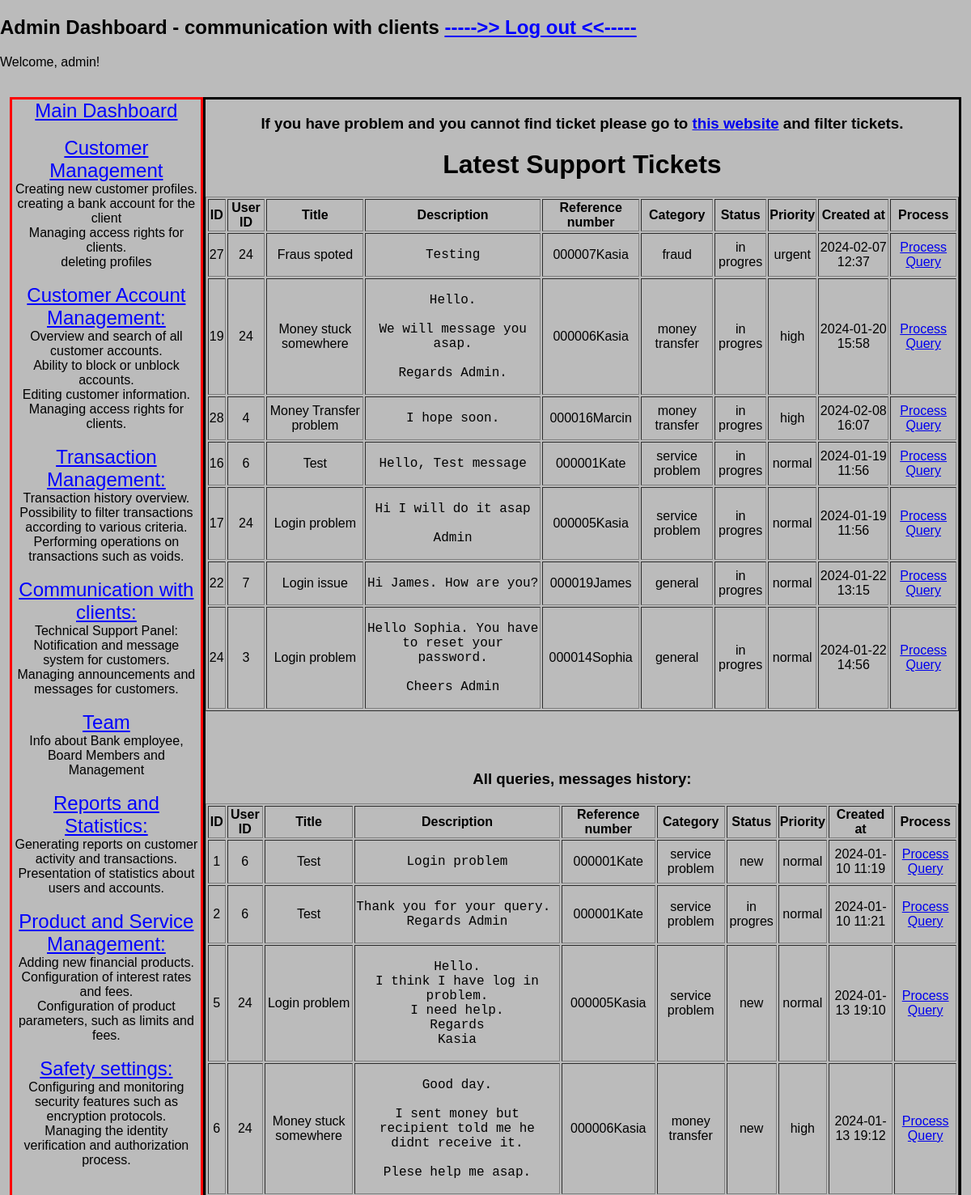
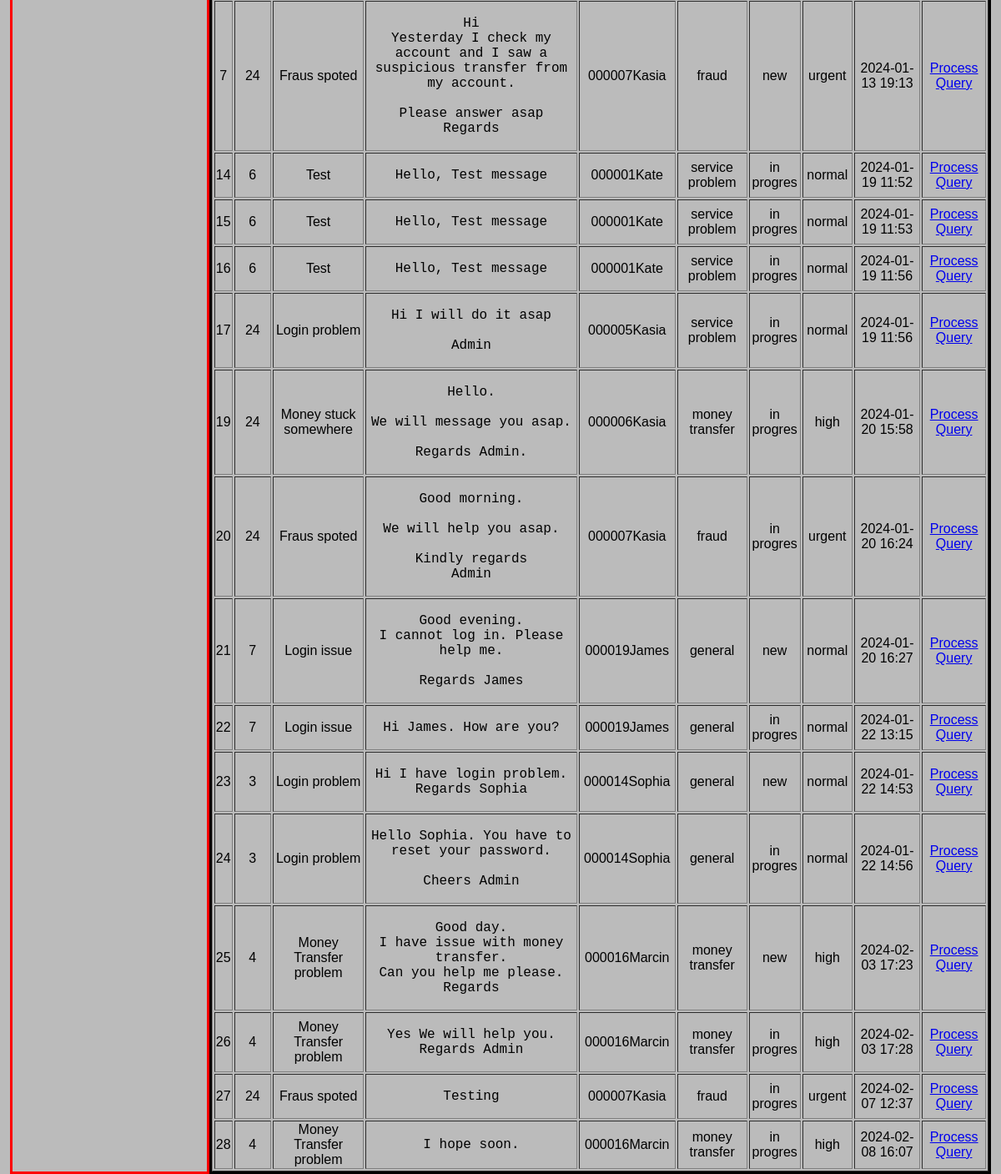
The app's page /communication_with_clients (signed in), older data (2 pictures, top to bottom).
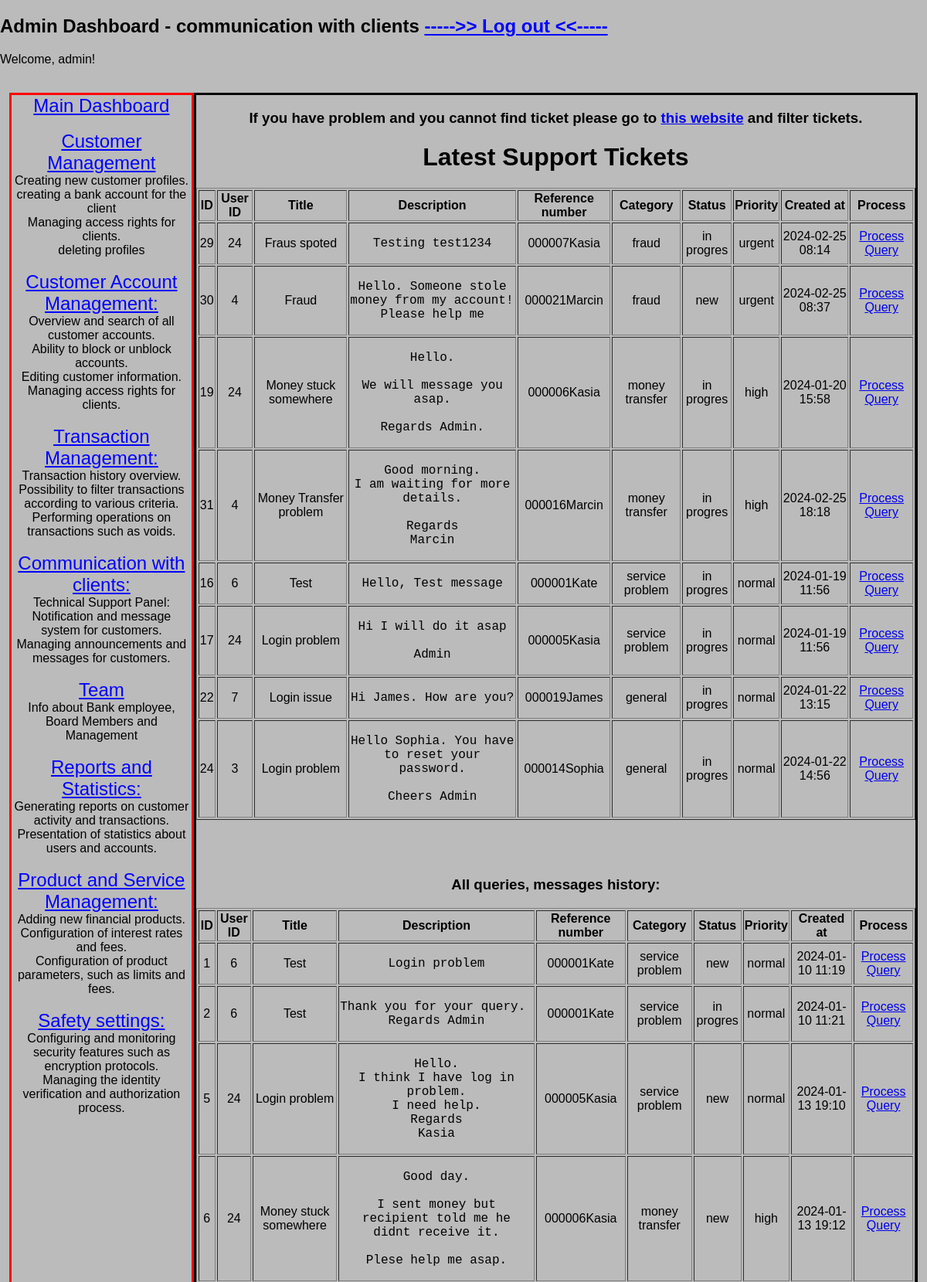
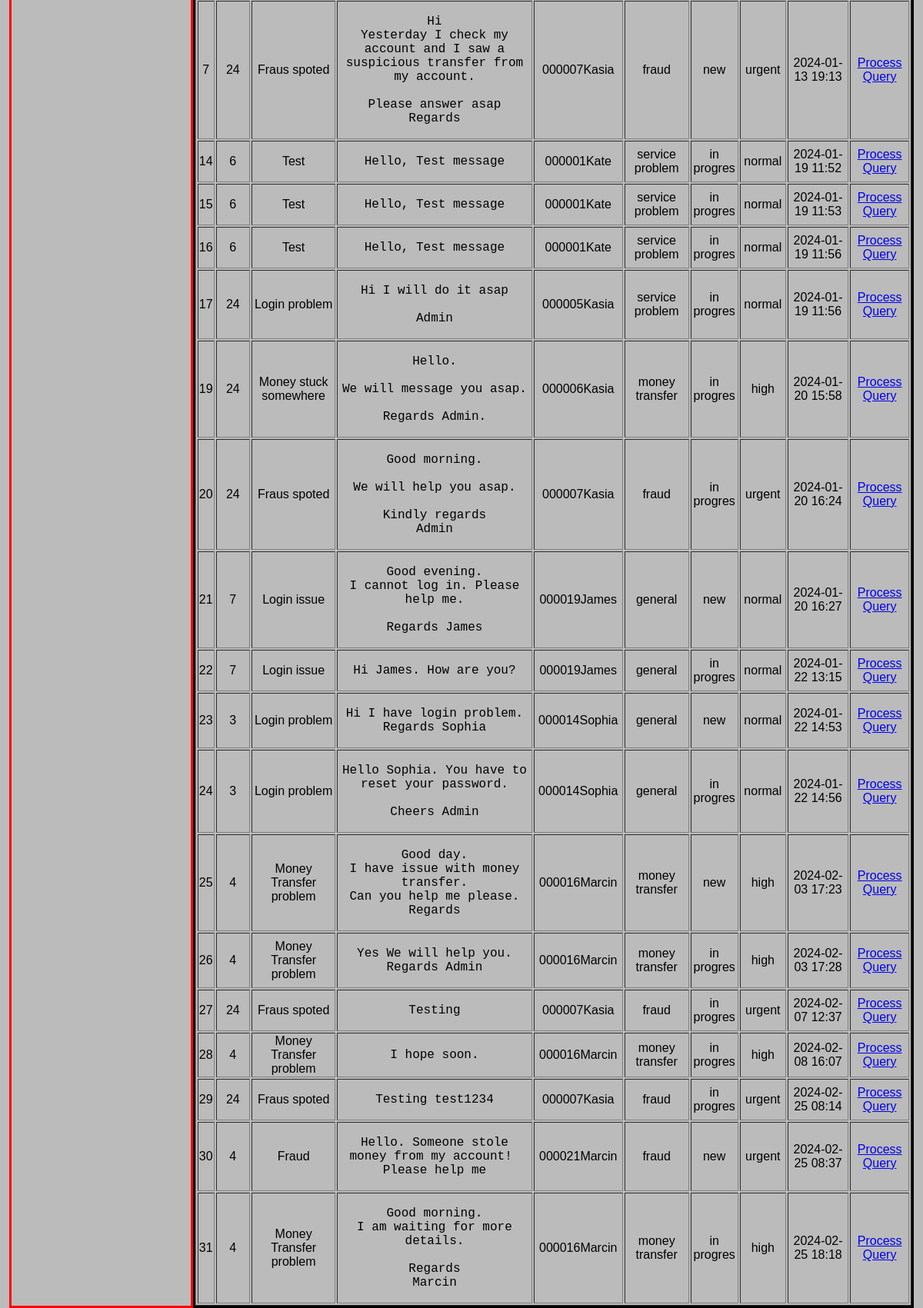
The same page, newer data (2 pictures, top to bottom).
### models/models.py (models this page shows)
class SupportTickets(db.Model):
    id = db.Column(db.Integer, primary_key=True)
    user_id = db.Column(db.Integer, db.ForeignKey('users.id'), nullable=False)
    title = db.Column(db.String(100), nullable=False)
    description = db.Column(db.Text, nullable=False)
    reference_number = db.Column(db.String(50), nullable=False)
    status = db.Column(db.String(50), nullable=False, default='new')  # values: new, in progress, closed, rejected
    priority = db.Column(db.String(50), nullable=False, default='normal')  # values: normal, high, urgent
    category = db.Column(db.String(50), nullable=False, default='general')  # values: general, fraud, service problem, money transfer
    created_at = db.Column(db.DateTime, default=datetime.utcnow)

### routes/my_routes_admin.py (the view)
@cwc_bp.route('/communication_with_clients', methods=['GET', 'POST'])
@login_required
@admin_required
def cwc():
    all_queries = SupportTickets.query.all()
    subquery = (db.session.query(SupportTickets.reference_number,
                                 func.max(SupportTickets.created_at).label('latest_date'))
                          .group_by(SupportTickets.reference_number)
                          .subquery())
    latest_tickets_query = (db.session.query(SupportTickets)
                            .join(subquery, and_(SupportTickets.reference_number == subquery.c.reference_number,
                                                 SupportTickets.created_at == subquery.c.latest_date))
                            .order_by(case((SupportTickets.priority == 'urgent', 1),
                                           (SupportTickets.priority == 'high', 2),
                                           else_=3))
                            .all())
    return render_template('communication_with_clients.html', all_queries = all_queries, latest_tickets=latest_tickets_query)

### app.py (called while the page is built)
@app.before_request
def initialize_database():
    db.create_all()
    session.permanent = True

@login_manager.user_loader
def load_user(user_id):
    return Users.query.get(int(user_id))

### routes/transfer.py (called while the page is built)
def admin_required(func):
    @wraps(func)
    def decorated_view(*args, **kwargs):
        if not current_user.is_authenticated or current_user.role != 'admin':
            logger.error(f"No access to the resource - {request.path}  '{current_user.username}' ")
            abort(403)
        return func(*args, **kwargs)
    return decorated_view

### templates/communication_with_clients.html (shortened to what this page needs)
{% extends 'base_admin.html' %}
{% block subtitle %} - communication with clients{% endblock %}
{% block content %}
<h3>If you have problem and you cannot find ticket please go to <a href="{{ url_for('cwcs') }}">this website</a> and filter tickets.</h3>
<h1>Latest Support Tickets</h1>
<table border="1" class="center-table" width = "100%">
    <thead>
        <tr>
            <th>ID</th>
            <th>User ID</th>
            <th>Title</th>
            <th>Description</th>
            <th>Reference number</th>
            <th>Category</th>
            <th>Status</th>
            <th>Priority</th>
            <th>Created at</th>
            <th>Process</th>
        </tr>
    </thead>
    <tbody>
        {% for ticket in latest_tickets %}
            <tr>
                <td>{{ ticket.id }}</td>
                <td>{{ ticket.user_id }}</td>
                <td>{{ ticket.title }}</td>
                <td class="messages-table" style="font-size: 16px;"><pre style="white-space: pre-wrap;">{{ ticket.description }}</pre></td>
                <td>{{ ticket.reference_number }}</td>
                <td>{{ ticket.category }}</td>
                <td>{{ ticket.status }}</td>
                <td>{{ ticket.priority }}</td>
                <td>{{ ticket.created_at.strftime('%Y-%m-%d %H:%M') }}</td>
                <td><a href="{{ url_for('process_query_bp.process_query', query_ref=ticket.reference_number) }}">Process Query</a></td>
            </tr>
        {% endfor %}
    </tbody>
</table>
<br><br><br>
<h3>All queries, messages history: </h3>
<table border="1" class="center-table" width = "100%">
  <thead>
      <tr>
          <th>ID</th>
          <th>User ID</th>
          <th>Title</th>
          <th>Description</th>
          <th>Reference number</th>
          <th>Category</th>
          <th>Status</th>
          <th>Priority</th>
          <th>Created at</th>
          <th>Process</th>
      </tr>
  </thead>
  <tbody>
      {% for query in all_queries %}
          <tr>
              <td>{{ query.id }}</td>
              <td>{{ query.user_id }}</td>
              <td>{{ query.title }}</td>
              <td class="messages-table" style="font-size: 16px;"><pre style="white-space: pre-wrap;">{{ query.description }}</pre></td>
              <td>{{ query.reference_number }}</td>
              <td>{{ query.category }}</td>
              <td>{{ query.status }}</td>
              <td>{{ query.priority }}</td>
              <td>{{ query.created_at.strftime('%Y-%m-%d %H:%M') }}</td>
              <td><a href="{{ url_for('process_query_bp.process_query', query_ref=query.reference_number) }}">Process Query</a></td>
          </tr>
      {% endfor %}
  </tbody>
</table>
{% endblock %}

Row changes from the older to the newer data that the page shows:
no longer on one of the page's lists (row unchanged): SupportTickets: id "27", user_id "24", title "Fraus spoted", description "Testing", reference_number "000007Kasia", category "fraud", status "in progres", priority "urgent", created_at "2024-02-07 12:37"
no longer on one of the page's lists (row unchanged): SupportTickets: id "28", user_id "4", title "Money Transfer problem", description "I hope soon.", reference_number "000016Marcin", category "money transfer", status "in progres", priority "high", created_at "2024-02-08 16:07"
added SupportTickets: id "29", user_id "24", title "Fraus spoted", description "Testing test1234", reference_number "000007Kasia", category "fraud", status "in progres", priority "urgent", created_at "2024-02-25 08:14"
added SupportTickets: id "30", user_id "4", title "Fraud", description "Hello. Someone stole money from my account! Please help me", reference_number "000021Marcin", category "fraud", status "new", priority "urgent", created_at "2024-02-25 08:37"
added SupportTickets: id "31", user_id "4", title "Money Transfer problem", description "Good morning. I am waiting for more details. Regards Marcin", reference_number "000016Marcin", category "money transfer", status "in progres", priority "high", created_at "2024-02-25 18:18"
